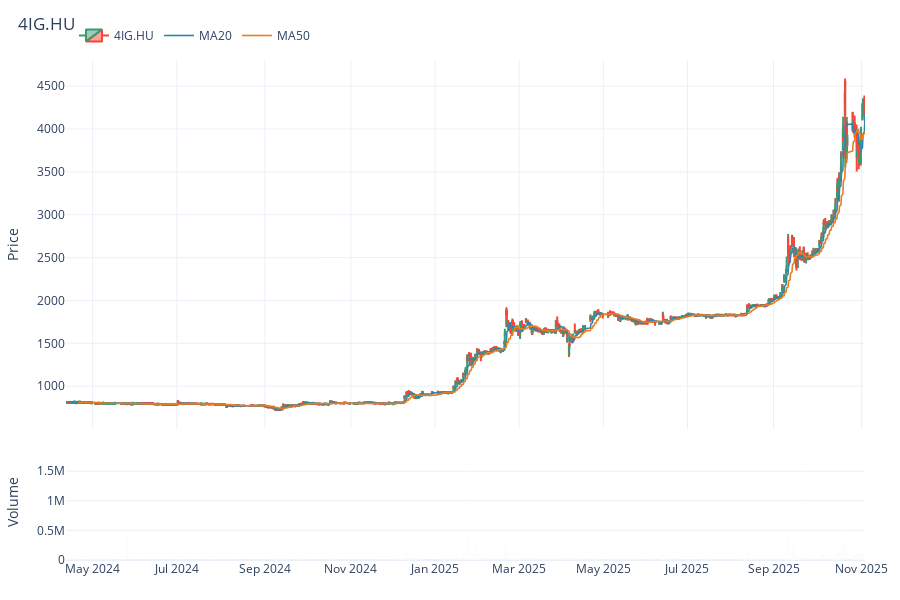

The notebook cell saved with this chart:
### Code cell
file_path = "../../data/stooq/hungary/h_hu_txt/data/hourly/hu/bse stocks/4ig.hu.txt"
df = stooq_txt_to_df_hourly(file_path, tz="Europe/Paris")  # read this specific hourly file
fig = make_stooq_figure(df, ohlc_type="candlestick", add_mas=(20, 50), tz_display="Europe/Paris")
fig.show()

### Figure 1 — Plotly figure (JSON) as saved in the notebook; plotly's stock layout.template omitted (floating-point values rounded to 4 significant figures; data arrays with more than 128 entries replaced by an {"elided": "..."} marker saying what was removed)
{"data": [{"close": {"elided": "2966 float values"}, "high": {"elided": "2966 float values"}, "low": {"elided": "2966 float values"}, "name": "4IG.HU", "open": {"elided": "2966 float values"}, "showlegend": true, "type": "candlestick", "x": {"elided": "2966 str values"}, "xaxis": "x", "yaxis": "y"}, {"hovertemplate": "MA20: %{y:.4f}<extra></extra>", "line": {"color": "#2E86AB", "width": 1.6}, "mode": "lines", "name": "MA20", "type": "scatter", "x": {"elided": "2966 str values"}, "xaxis": "x", "y": {"elided": "2966 float values"}, "yaxis": "y"}, {"hovertemplate": "MA50: %{y:.4f}<extra></extra>", "line": {"color": "#E67E22", "width": 1.6}, "mode": "lines", "name": "MA50", "type": "scatter", "x": {"elided": "2966 str values"}, "xaxis": "x", "y": {"elided": "2966 float values"}, "yaxis": "y"}, {"hovertemplate": "Vol: %{y}<extra></extra>", "marker": {"color": {"elided": "2966 str values"}}, "name": "Volume", "opacity": 0.7, "showlegend": false, "type": "bar", "x": {"elided": "2966 str values"}, "xaxis": "x2", "y": {"elided": "2966 int values"}, "yaxis": "y2"}], "layout": {"height": 600, "legend": {"orientation": "h", "x": 0.01, "xanchor": "left", "y": 1.02, "yanchor": "bottom"}, "margin": {"b": 40, "l": 50, "r": 20, "t": 60}, "title": {"text": "4IG.HU", "x": 0.02, "xanchor": "left"}, "xaxis": {"anchor": "y", "domain": [0, 1], "matches": "x2", "rangeslider": {"visible": false}, "showspikes": true, "showticklabels": false, "spikemode": "across", "spikesnap": "cursor"}, "xaxis2": {"anchor": "y2", "domain": [0, 1], "rangebreaks": [{"bounds": ["sat", "mon"]}], "showspikes": true, "spikemode": "across", "spikesnap": "cursor"}, "yaxis": {"anchor": "x", "domain": [0.2628, 1], "title": {"text": "Price"}}, "yaxis2": {"anchor": "x2", "domain": [0, 0.2328], "rangemode": "tozero", "title": {"text": "Volume"}}}}
